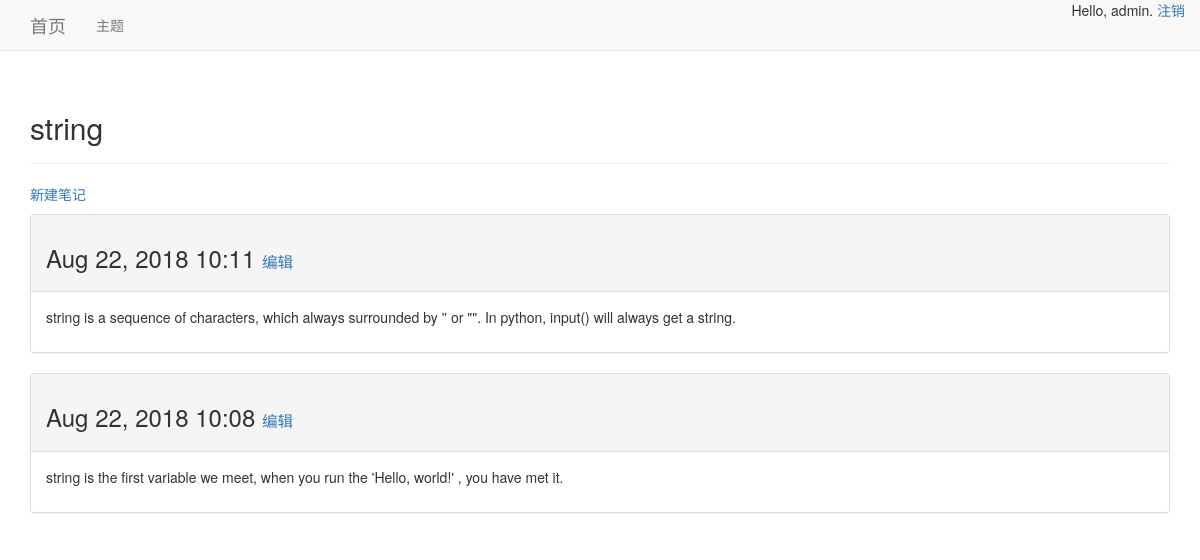
The page /topics/2/ (signed in) on the database its author committed.
### learning_logs/models.py (models this page shows, shortened)
class Topic(models.Model):
    text = models.CharField(max_length=200)
    date_added = models.DateTimeField(auto_now_add=True)
    owner = models.ForeignKey(User, on_delete=models.CASCADE)
    def __str__(self):
        return self.text

class Entry(models.Model):
    topic = models.ForeignKey(Topic, on_delete=models.CASCADE)
    text = models.TextField()
    date_added = models.DateTimeField(auto_now_add=True)
    class Meta:
        verbose_name_plural = 'entries'

### learning_logs/views.py (the view)
# urls.py: url(r'^topics/(?P<topic_id>\d+)/$', views.topic, name='topic'),
@login_required
def topic(request, topic_id):
    topic = Topic.objects.get(id=topic_id)
    check_topic_owner(request, topic)
    entries = topic.entry_set.order_by('-date_added')
    context = {'topic': topic, 'entries': entries}
    return render(request, 'learning_logs/topic.html', context)

### learning_logs/views.py (called while the page is built)
def check_topic_owner(request, topic):
    if topic.owner != request.user:
        raise Http404

### learning_logs/templates/learning_logs/topic.html
{% extends "learning_logs/base.html" %}
{% block header %}
<h2>{{ topic }}</h2>
{% endblock header %}
{% block content %}
  <p>
      <a href="{% url 'learning_logs:new_entry' topic.id %}">新建笔记</a>
  </p>
      {% for entry in entries %}
        <div class="panel panel-default">
            <div class="panel-heading">
                <h3>
                    {{ entry.date_added|date:'M d, Y H:i' }}
                    <small>
                        <a href="{% url 'learning_logs:edit_entry' entry.id %}">编辑</a>
                    </small>
                </h3>
            </div>
            <div class="panel-body">
                {{ entry.text|linebreaks }}
            </div>
        </div>
      {% empty %}
      <li>
          当前主题还没有任何内容！
      </li>
      {% endfor %}
{% endblock content%}

### learning_logs/templates/learning_logs/base.html (shortened to what this page needs)
{% load bootstrap3 %}
<!DOCTYPE html>
<html lang="en">
<head>
    {% bootstrap_css %}
</head>
<body>
   <nav class="navbar navbar-default navbar-static-top">
       <div class="container">
           <div class="navbar-header">
               <a class="navbar-brand" href="{% url 'learning_logs:index' %}">
                   首页
               </a>
           </div>
           <div id="navbar" class="nav-collapse collapsed">
               <ul class="nav navbar-nav">
                   <li><a href="{% url 'learning_logs:topics' %}">主题</a></li>
               </ul>
               <ul class="nav navbar-nav navbar-right">
                   {% if user.is_authenticated %}
                   Hello, {{ user.username }}.
                   <a href="{% url 'users:logout' %}">注销</a>
                   {% else %}
                   <a href="{% url 'users:register' %}">注册</a>
                   <a href="{% url 'users:login' %}">登陆</a>
                   {% endif %}
               </ul>
           </div>
       </div>
   </nav>
    <div class="container">
        <div class="page-header">
            {% block header %}{% endblock header %}
        </div>
        <div>
            {% block content %}{% endblock content %}
        </div>
    </div>
</body>
</html>

### rows shown on the page
Topic: text "string"
Entry: date_added "Aug 22, 2018 10:11", text "string is a sequence of characters, which always surrounded by '' or \"\". In python, input() will always get a string."
Entry: date_added "Aug 22, 2018 10:08", text "string is the first variable we meet, when you run the 'Hello, world!' , you have met it."

### other values the page prints
{{ user.username }} "admin"
